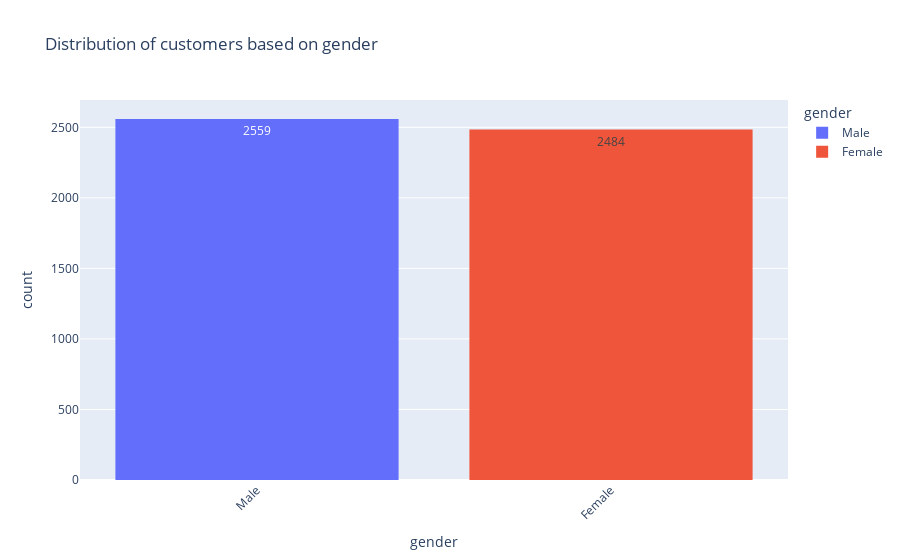
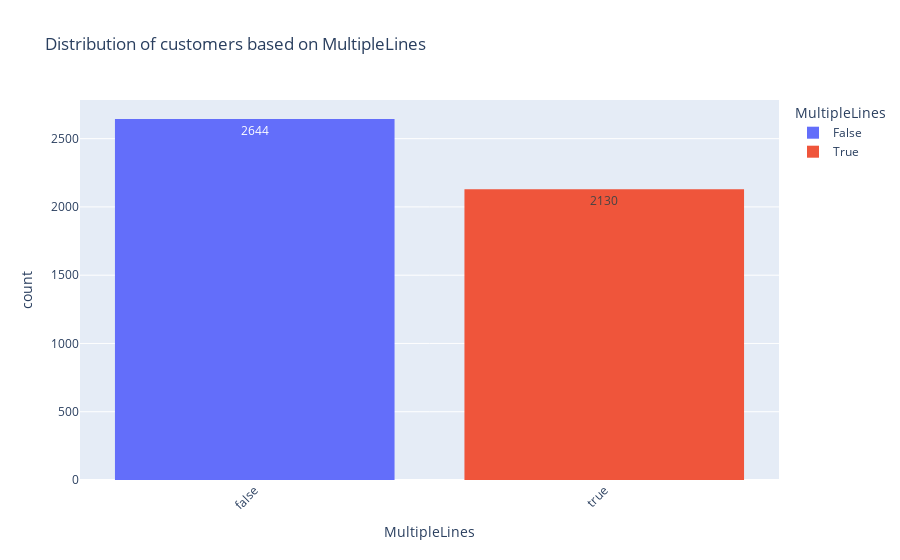
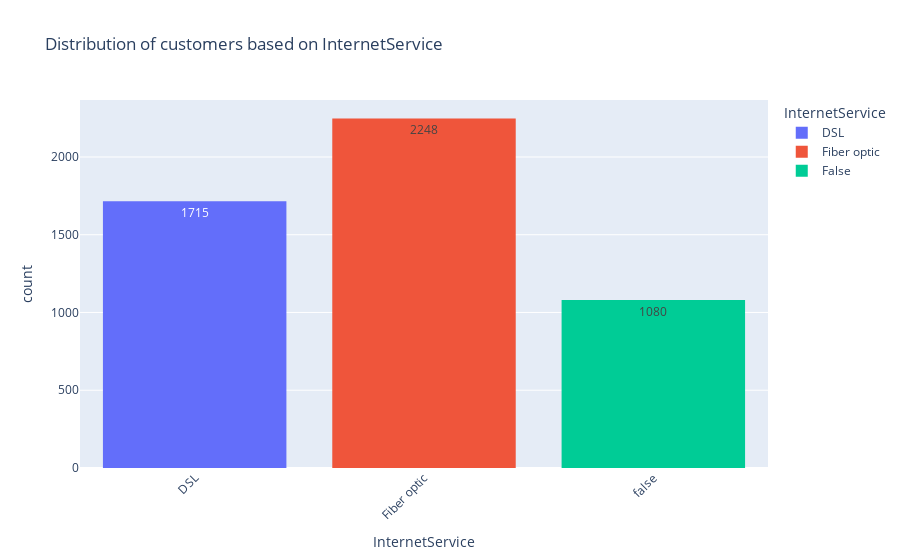
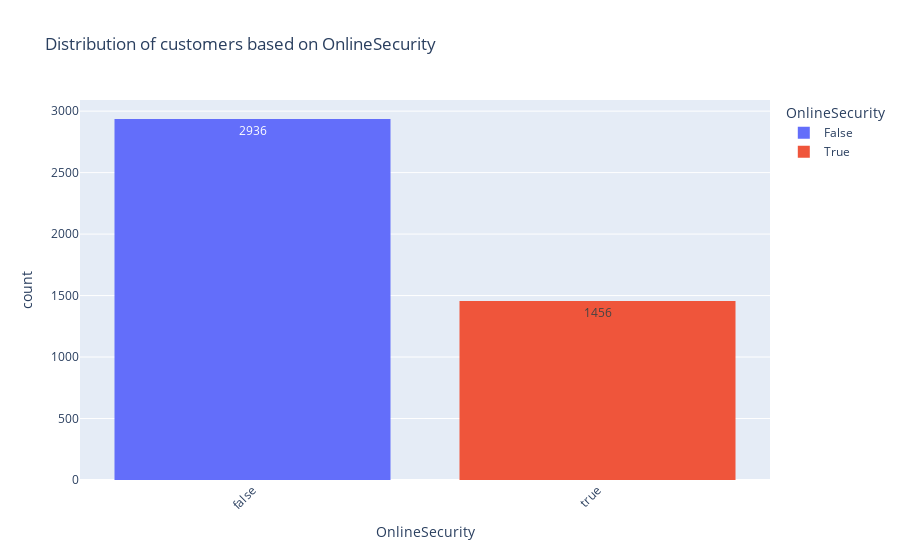

The notebook cell saved with these charts, in order:
### Code cell
# Visualize the distribution of categorical columns
categoricals = [column for column in Telcodata.columns if Telcodata[column].dtype == "O"]
for column in categoricals:
        if column not in ['customerID']:
                fig = px.histogram(Telcodata, x=Telcodata[column], text_auto=True,color=column,
                               title=f"Distribution of customers based on {column}")
                fig.update_layout(uniformtext_minsize=8, uniformtext_mode='hide', xaxis_tickangle=-45)
                fig.show()

### Figure 1 — Plotly figure (JSON) as saved in the notebook; plotly's stock layout.template omitted (floating-point values rounded to 4 significant figures; data arrays with more than 128 entries replaced by an {"elided": "..."} marker saying what was removed)
{"data": [{"alignmentgroup": "True", "bingroup": "x", "hovertemplate": "gender=%{x}<br>count=%{y}<extra></extra>", "legendgroup": "Male", "marker": {"color": "#636efa", "pattern": {"shape": ""}}, "name": "Male", "offsetgroup": "Male", "orientation": "v", "showlegend": true, "texttemplate": "%{value}", "type": "histogram", "x": {"elided": "2559 str values"}, "xaxis": "x", "yaxis": "y"}, {"alignmentgroup": "True", "bingroup": "x", "hovertemplate": "gender=%{x}<br>count=%{y}<extra></extra>", "legendgroup": "Female", "marker": {"color": "#EF553B", "pattern": {"shape": ""}}, "name": "Female", "offsetgroup": "Female", "orientation": "v", "showlegend": true, "texttemplate": "%{value}", "type": "histogram", "x": {"elided": "2484 str values"}, "xaxis": "x", "yaxis": "y"}], "layout": {"barmode": "relative", "legend": {"title": {"text": "gender"}, "tracegroupgap": 0}, "title": {"text": "Distribution of customers based on gender"}, "uniformtext": {"minsize": 8, "mode": "hide"}, "xaxis": {"anchor": "y", "categoryarray": ["Male", "Female"], "categoryorder": "array", "domain": [0, 1], "tickangle": -45, "title": {"text": "gender"}}, "yaxis": {"anchor": "x", "domain": [0, 1], "title": {"text": "count"}}}}

### Figure 2 — Plotly figure (JSON) as saved in the notebook; plotly's stock layout.template omitted (floating-point values rounded to 4 significant figures; data arrays with more than 128 entries replaced by an {"elided": "..."} marker saying what was removed)
{"data": [{"alignmentgroup": "True", "bingroup": "x", "hovertemplate": "MultipleLines=%{x}<br>count=%{y}<extra></extra>", "legendgroup": "False", "marker": {"color": "#636efa", "pattern": {"shape": ""}}, "name": "False", "offsetgroup": "False", "orientation": "v", "showlegend": true, "texttemplate": "%{value}", "type": "histogram", "x": {"elided": "2644 bool values"}, "xaxis": "x", "yaxis": "y"}, {"alignmentgroup": "True", "bingroup": "x", "hovertemplate": "MultipleLines=%{x}<br>count=%{y}<extra></extra>", "legendgroup": "True", "marker": {"color": "#EF553B", "pattern": {"shape": ""}}, "name": "True", "offsetgroup": "True", "orientation": "v", "showlegend": true, "texttemplate": "%{value}", "type": "histogram", "x": {"elided": "2130 bool values"}, "xaxis": "x", "yaxis": "y"}], "layout": {"barmode": "relative", "legend": {"title": {"text": "MultipleLines"}, "tracegroupgap": 0}, "title": {"text": "Distribution of customers based on MultipleLines"}, "uniformtext": {"minsize": 8, "mode": "hide"}, "xaxis": {"anchor": "y", "categoryarray": [false, true, null], "categoryorder": "array", "domain": [0, 1], "tickangle": -45, "title": {"text": "MultipleLines"}}, "yaxis": {"anchor": "x", "domain": [0, 1], "title": {"text": "count"}}}}

### Figure 3 — Plotly figure (JSON) as saved in the notebook; plotly's stock layout.template omitted (floating-point values rounded to 4 significant figures; data arrays with more than 128 entries replaced by an {"elided": "..."} marker saying what was removed)
{"data": [{"alignmentgroup": "True", "bingroup": "x", "hovertemplate": "InternetService=%{x}<br>count=%{y}<extra></extra>", "legendgroup": "DSL", "marker": {"color": "#636efa", "pattern": {"shape": ""}}, "name": "DSL", "offsetgroup": "DSL", "orientation": "v", "showlegend": true, "texttemplate": "%{value}", "type": "histogram", "x": {"elided": "1715 str values"}, "xaxis": "x", "yaxis": "y"}, {"alignmentgroup": "True", "bingroup": "x", "hovertemplate": "InternetService=%{x}<br>count=%{y}<extra></extra>", "legendgroup": "Fiber optic", "marker": {"color": "#EF553B", "pattern": {"shape": ""}}, "name": "Fiber optic", "offsetgroup": "Fiber optic", "orientation": "v", "showlegend": true, "texttemplate": "%{value}", "type": "histogram", "x": {"elided": "2248 str values"}, "xaxis": "x", "yaxis": "y"}, {"alignmentgroup": "True", "bingroup": "x", "hovertemplate": "InternetService=%{x}<br>count=%{y}<extra></extra>", "legendgroup": "False", "marker": {"color": "#00cc96", "pattern": {"shape": ""}}, "name": "False", "offsetgroup": "False", "orientation": "v", "showlegend": true, "texttemplate": "%{value}", "type": "histogram", "x": {"elided": "1080 bool values"}, "xaxis": "x", "yaxis": "y"}], "layout": {"barmode": "relative", "legend": {"title": {"text": "InternetService"}, "tracegroupgap": 0}, "title": {"text": "Distribution of customers based on InternetService"}, "uniformtext": {"minsize": 8, "mode": "hide"}, "xaxis": {"anchor": "y", "categoryarray": ["DSL", "Fiber optic", false], "categoryorder": "array", "domain": [0, 1], "tickangle": -45, "title": {"text": "InternetService"}}, "yaxis": {"anchor": "x", "domain": [0, 1], "title": {"text": "count"}}}}

### Figure 4 — Plotly figure (JSON) as saved in the notebook; plotly's stock layout.template omitted (floating-point values rounded to 4 significant figures; data arrays with more than 128 entries replaced by an {"elided": "..."} marker saying what was removed)
{"data": [{"alignmentgroup": "True", "bingroup": "x", "hovertemplate": "OnlineSecurity=%{x}<br>count=%{y}<extra></extra>", "legendgroup": "False", "marker": {"color": "#636efa", "pattern": {"shape": ""}}, "name": "False", "offsetgroup": "False", "orientation": "v", "showlegend": true, "texttemplate": "%{value}", "type": "histogram", "x": {"elided": "2936 bool values"}, "xaxis": "x", "yaxis": "y"}, {"alignmentgroup": "True", "bingroup": "x", "hovertemplate": "OnlineSecurity=%{x}<br>count=%{y}<extra></extra>", "legendgroup": "True", "marker": {"color": "#EF553B", "pattern": {"shape": ""}}, "name": "True", "offsetgroup": "True", "orientation": "v", "showlegend": true, "texttemplate": "%{value}", "type": "histogram", "x": {"elided": "1456 bool values"}, "xaxis": "x", "yaxis": "y"}], "layout": {"barmode": "relative", "legend": {"title": {"text": "OnlineSecurity"}, "tracegroupgap": 0}, "title": {"text": "Distribution of customers based on OnlineSecurity"}, "uniformtext": {"minsize": 8, "mode": "hide"}, "xaxis": {"anchor": "y", "categoryarray": [false, true, null], "categoryorder": "array", "domain": [0, 1], "tickangle": -45, "title": {"text": "OnlineSecurity"}}, "yaxis": {"anchor": "x", "domain": [0, 1], "title": {"text": "count"}}}}
